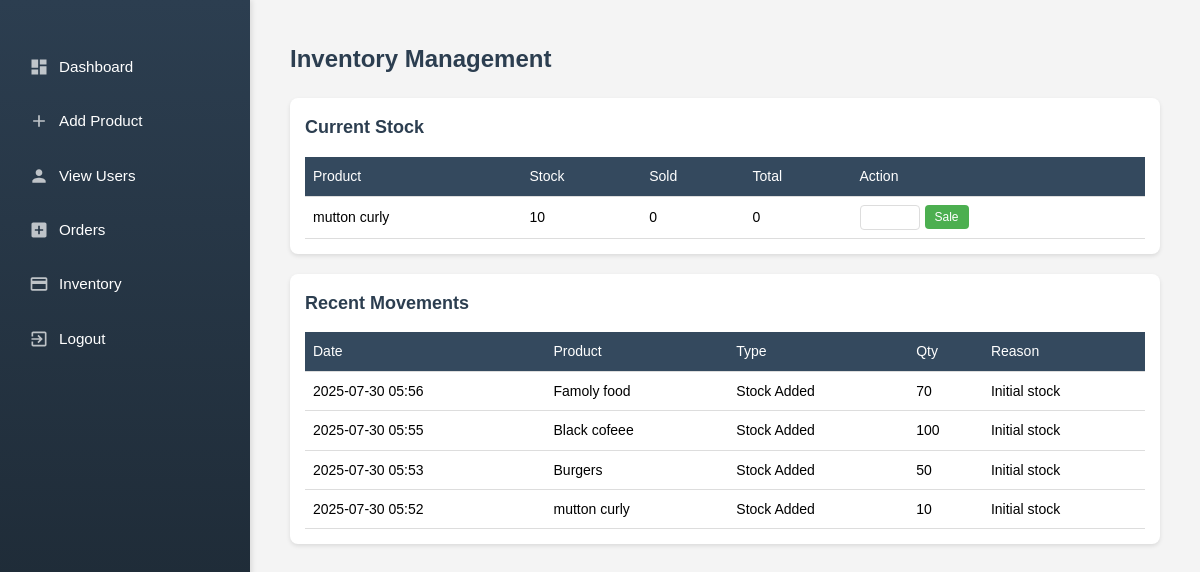
The page /inventory.php on the database its author committed.
### tables this page shows
CREATE TABLE `products` (
  `product_id` int(11) NOT NULL,
  `name` varchar(255) NOT NULL,
  `category` varchar(100) NOT NULL,
  `description` text DEFAULT NULL,
  `price` decimal(10,2) NOT NULL,
  `quantity` int(11) NOT NULL DEFAULT 0,
  `image` varchar(500) DEFAULT NULL,
  `image_data` longblob DEFAULT NULL,
  `image_type` varchar(50) DEFAULT NULL,
  `created_at` timestamp NOT NULL DEFAULT current_timestamp(),
  `updated_at` timestamp NOT NULL DEFAULT current_timestamp() ON UPDATE current_timestamp()
);

CREATE TABLE `inventory_movements` (
  `movement_id` int(11) NOT NULL,
  `product_id` int(11) NOT NULL,
  `movement_type` enum('in','out') NOT NULL,
  `quantity` int(11) NOT NULL,
  `reason` varchar(255) DEFAULT NULL,
  `created_at` timestamp NOT NULL DEFAULT current_timestamp()
);

### inventory.php (the view, shortened to what this page needs)
<?php
require 'db_connection.php';
$query = "SELECT p.*,
          (SELECT COUNT(*) FROM orders s WHERE s.product_id = p.product_id) as times_sold,
          (SELECT SUM(quantity) FROM orders s WHERE s.product_id = p.product_id) as total_sold
          FROM products p";
$result = $conn->query($query);
$movements_query = "SELECT m.*, p.name,
                   CASE WHEN m.movement_type = 'in' THEN 'Stock Added' ELSE 'Stock Removed' END as movement_description
                   FROM inventory_movements m
                   JOIN products p ON m.product_id = p.product_id
                   ORDER BY m.created_at DESC
                   LIMIT 10";
$movements = $conn->query($movements_query);
?>
<!DOCTYPE html>
<html lang="en">
<head>
</head>
<body>
    <aside class="sidebar">
        <nav>
            <ul>
                <li><a href="admin_dashboard.php">Dashboard</a></li>
                <li><a href="add_product.php">Add Product</a></li>
                <li><a href="users.php">View Users</a></li>
                <li><a href="orders.php">Orders</a></li>
                <li><a href="inventory.php">Inventory</a></li>
                <li><a href="login.php">Logout</a></li>
            </ul>
        </nav>
    </aside>
    <div class="main-container">
        <h2>Inventory Management</h2>
        <div class="table-container">
            <div class="inventory-list">
                <h3>Current Stock</h3>
                <table>
                    <thead>
                        <tr>
                            <th>Product</th>
                            <th>Stock</th>
                            <th>Sold</th>
                            <th>Total</th>
                            <th>Action</th>
                        </tr>
                    </thead>
                    <tbody>
                        <?php while($row = $result->fetch_assoc()): ?>
                        <tr>
                            <td><?php echo htmlspecialchars($row['name']); ?></td>
                            <td><?php echo $row['quantity']; ?></td>
                            <td><?php echo $row['times_sold'] ?? 0; ?></td>
                            <td><?php echo $row['total_sold'] ?? 0; ?></td>
                            <td>
                                <form method="POST" action="" class="sale-form">
                                    <input type="number" name="quantity" min="1" max="<?php echo $row['quantity']; ?>" required>
                                    <button type="submit" name="make_sale">Sale</button>
                                </form>
                            </td>
                        </tr>
                        <?php endwhile; ?>
                    </tbody>
                </table>
            </div>
            <div class="inventory-movements">
                <h3>Recent Movements</h3>
                <table>
                    <thead>
                        <tr>
                            <th>Date</th>
                            <th>Product</th>
                            <th>Type</th>
                            <th>Qty</th>
                            <th>Reason</th>
                        </tr>
                    </thead>
                    <tbody>
                        <?php while($movement = $movements->fetch_assoc()): ?>
                        <tr>
                            <td><?php echo date('Y-m-d H:i', strtotime($movement['created_at'])); ?></td>
                            <td><?php echo htmlspecialchars($movement['name']); ?></td>
                            <td><?php echo $movement['movement_description']; ?></td>
                            <td><?php echo $movement['quantity']; ?></td>
                            <td><?php echo htmlspecialchars($movement['reason']); ?></td>
                        </tr>
                        <?php endwhile; ?>
                    </tbody>
                </table>
            </div>
        </div>
    </div>
</body>
</html>

### inventory.php (style rules this page uses)
* { margin: 0; padding: 0; box-sizing: border-box; }
body { font-family: Arial, sans-serif; line-height: 1.6; display: flex; min-height: 100vh; background-color: #f4f4f4; }
.sidebar { width: 250px; height: 100vh; background: linear-gradient(180deg, #2c3e50 0%, #1a252f 100%); color: white; position: fixed; overflow-y: auto; padding: 20px 0; box-shadow: 2px 0 5px rgba(0, 0, 0, 0.1); }
.sidebar nav { padding: 20px 0; }
.sidebar nav ul { list-style-type: none; padding: 0; margin: 0; }
.sidebar nav ul li { margin: 0; padding: 0; border-left: 4px solid transparent; transition: all 0.3s ease; }
.sidebar nav ul li a { color: #ffffff; text-decoration: none; font-weight: 500; font-size: 0.95rem; padding: 15px 25px; display: flex; align-items: center; transition: all 0.3s ease; }
.sidebar nav ul li a::before { content: ''; width: 20px; height: 20px; margin-right: 10px; background-size: contain; background-repeat: no-repeat; background-position: center; opacity: 0.7; }
.main-container { margin-left: 250px; padding: 40px; flex-grow: 1; width: calc(100% - 250px); background-color: #f4f4f4; }
.table-container { display: flex; gap: 20px; margin-top: 20px; }
.inventory-list, .inventory-movements { flex: 1; background: #fff; padding: 15px; border-radius: 8px; box-shadow: 0 2px 4px rgba(0,0,0,0.1); }
h2 { color: #2c3e50; margin-bottom: 20px; font-size: 24px; }
h3 { color: #2c3e50; margin-bottom: 15px; font-size: 18px; }
table { width: 100%; border-collapse: collapse; font-size: 14px; background-color: #fff; }
th, td { padding: 8px; text-align: left; border-bottom: 1px solid #ddd; }
th { background-color: #34495e; color: white; font-weight: normal; }
.sale-form { display: flex; gap: 5px; align-items: center; }
.sale-form input[type="number"] { width: 60px; padding: 4px; border: 1px solid #ddd; border-radius: 4px; }
button { background-color: #4CAF50; color: white; padding: 5px 10px; border: none; border-radius: 4px; cursor: pointer; font-size: 12px; }
@media (max-width: 1200px) { .table-container { flex-direction: column; } }
@media (max-width: 1200px) { .inventory-list, .inventory-movements { width: 100%; } }

### rows shown on the page
products: name "mutton curly", quantity "10", times_sold "0", total_sold "0"
inventory_movements: created_at "2025-07-30 05:56", product.name "Famoly food", movement_description "Stock Added", quantity "70", reason "Initial stock"
inventory_movements: created_at "2025-07-30 05:55", product.name "Black cofeee", movement_description "Stock Added", quantity "100", reason "Initial stock"
inventory_movements: created_at "2025-07-30 05:53", product.name "Burgers", movement_description "Stock Added", quantity "50", reason "Initial stock"
inventory_movements: created_at "2025-07-30 05:52", product.name "mutton curly", movement_description "Stock Added", quantity "10", reason "Initial stock"
